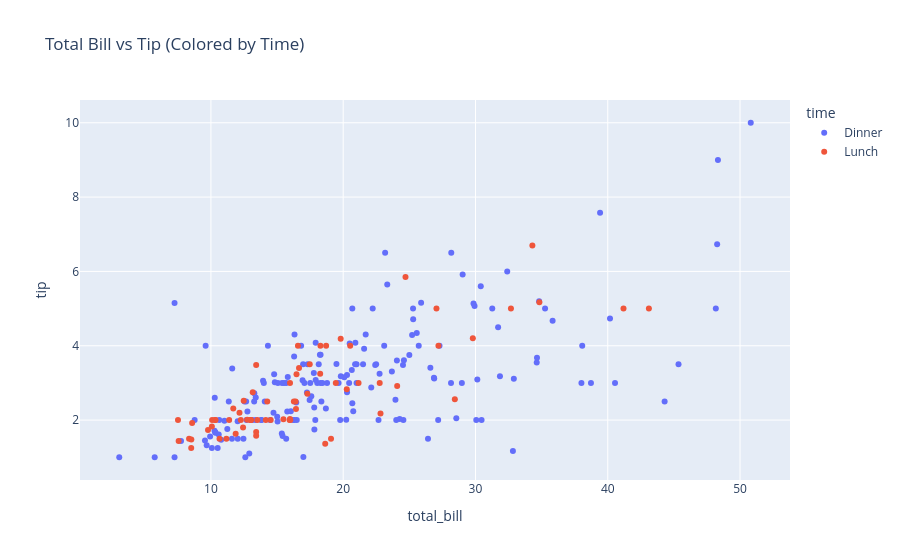

The notebook cell saved with this chart:
### Code cell
#Task 3
!pip install plotly
import plotly.express as px

fig = px.scatter(
    df,
    x="total_bill",
    y="tip",
    color="time",
    hover_data=["day", "size"],
    title="Total Bill vs Tip (Colored by Time)"
)

fig.show()

### Figure 1 — Plotly figure (JSON) as saved in the notebook; plotly's stock layout.template omitted (floating-point values rounded to 4 significant figures; data arrays with more than 128 entries replaced by an {"elided": "..."} marker saying what was removed)
{"data": [{"customdata": {"elided": "176x2 mixed values"}, "hovertemplate": "time=Dinner<br>total_bill=%{x}<br>tip=%{y}<br>day=%{customdata[0]}<br>size=%{customdata[1]}<extra></extra>", "legendgroup": "Dinner", "marker": {"color": "#636efa", "symbol": "circle"}, "mode": "markers", "name": "Dinner", "orientation": "v", "showlegend": true, "type": "scatter", "x": {"elided": "176 float values"}, "xaxis": "x", "y": {"elided": "176 float values"}, "yaxis": "y"}, {"customdata": {"elided": "68x2 mixed values"}, "hovertemplate": "time=Lunch<br>total_bill=%{x}<br>tip=%{y}<br>day=%{customdata[0]}<br>size=%{customdata[1]}<extra></extra>", "legendgroup": "Lunch", "marker": {"color": "#EF553B", "symbol": "circle"}, "mode": "markers", "name": "Lunch", "orientation": "v", "showlegend": true, "type": "scatter", "x": [27.2, 22.76, 17.29, 19.44, 16.66, 10.07, 32.68, 15.98, 34.83, 13.03, 18.28, 24.71, 21.16, 10.65, 12.43, 24.08, 11.69, 13.42, 14.26, 15.95, 12.48, 29.8, 8.52, 14.52, 11.38, 22.82, 19.08, 20.27, 11.17, 12.26, 18.26, 8.51, 10.33, 14.15, 16, 13.16, 17.47, 34.3, 41.19, 27.05, 16.43, 8.35, 18.64, 11.87, 9.78, 7.51, 19.81, 28.44, 15.48, 16.58, 7.56, 10.34, 43.11, 13, 13.51, 18.71, 12.74, 13, 16.4, 20.53, 16.47, 12.16, 13.42, 8.58, 15.98, 13.42, 16.27, 10.09], "xaxis": "x", "y": [4, 3, 2.71, 3, 3.4, 1.83, 5, 2.03, 5.17, 2, 4, 5.85, 3, 1.5, 1.8, 2.92, 2.31, 1.68, 2.5, 2, 2.52, 4.2, 1.48, 2, 2, 2.18, 1.5, 2.83, 1.5, 2, 3.25, 1.25, 2, 2, 2, 2.75, 3.5, 6.7, 5, 5, 2.3, 1.5, 1.36, 1.63, 1.73, 2, 4.19, 2.56, 2.02, 4, 1.44, 2, 5, 2, 2, 4, 2.01, 2, 2.5, 4, 3.23, 2.2, 3.48, 1.92, 3, 1.58, 2.5, 2], "yaxis": "y"}], "layout": {"legend": {"title": {"text": "time"}, "tracegroupgap": 0}, "title": {"text": "Total Bill vs Tip (Colored by Time)"}, "xaxis": {"anchor": "y", "domain": [0, 1], "title": {"text": "total_bill"}}, "yaxis": {"anchor": "x", "domain": [0, 1], "title": {"text": "tip"}}}}
